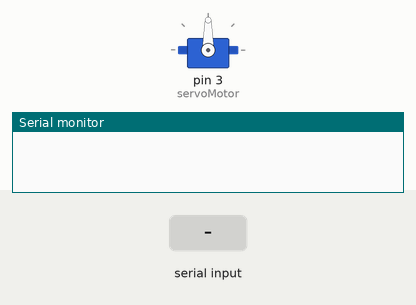
A sketch run on a simulated Arduino Uno, built with avr-gcc and run on an emulated ATmega328P. Parts: servo, the last lines printed to the serial monitor. The inputs (shaded band) are chosen by the test bench.

Above: at 1.2 s.
1.3 s: "180\n" received over Serial
At 2.5 s:
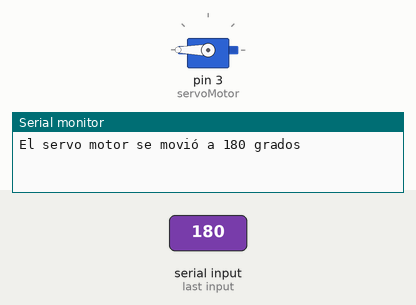
2.8 s: "90,45\n" received over Serial
At 3.7 s:
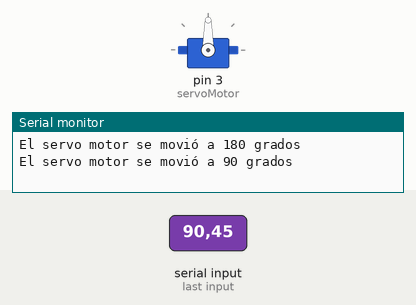
Timing chart, 0 to 5.8 s (numbered marks = the images above; inputs shaded):
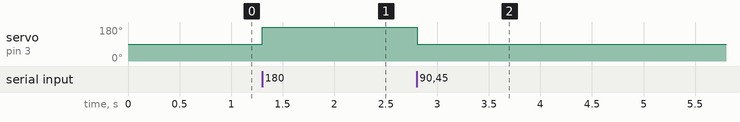

The sketch:

Control_posicion.ino
```cpp
#include <Servo.h>

Servo servoMotor;
int angulo = 0;

void setup() {
  // Inicializar comunicación serial a 9600 baudios
  Serial.begin(9600);

  // Conectar el servo motor al pin 3
  servoMotor.attach(3);
}

void loop() {
  // Leer el ángulo ingresado por el usuario desde el monitor serial
  if (Serial.available() > 0) {
    angulo = Serial.parseInt();
  }

  // Mover el servo motor al ángulo especificado
  if (angulo == 90) {
    servoMotor.write(90);
    Serial.println("El servo motor se movió a 90 grados");
  }
  else if (angulo == 180) {
    servoMotor.write(180);
    Serial.println("El servo motor se movió a 180 grados");
  }
}
```

Measured:
- after the input at 1.3 s, servo on pin 3 (servoMotor): 90° → 180° at once
- after the input at 2.8 s, servo on pin 3 (servoMotor): 180° → 90° at once
